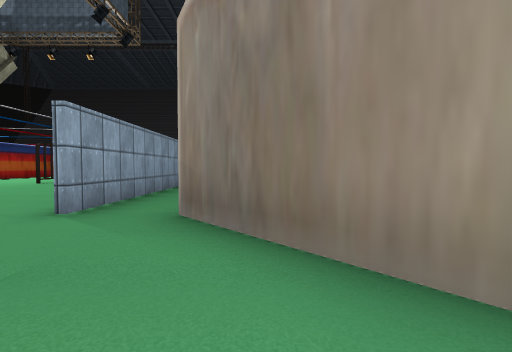
View 1 (above)

24 first-person views from a walk through a scene from a Unity 3-D project. The camera is 1.2 m above the floor, tilts 2° down and sees 90° across. The floor is counted in squares, 2 m on a side. Each view is taken from the middle of a square. On the plan, view 1 faces up. The plan holds only what a view shows up to about 9 squares ahead; the rest is blank. The place goes on beyond the plan. Some surface patterns are stand-ins.

View 2
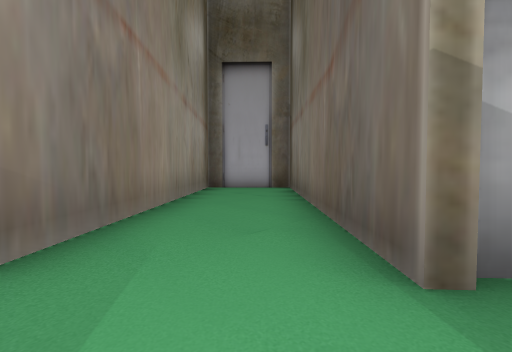

View 3
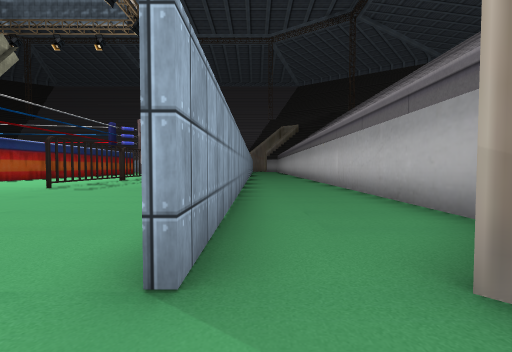

View 4
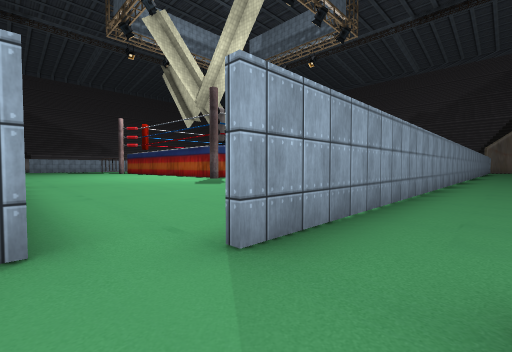

View 5
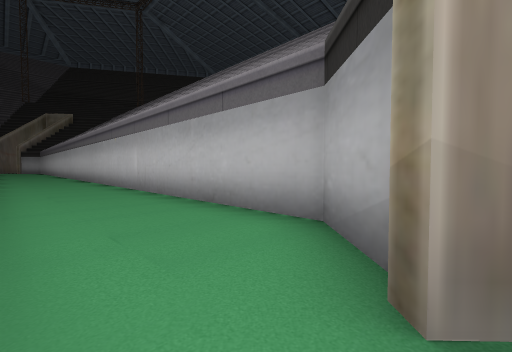

View 6
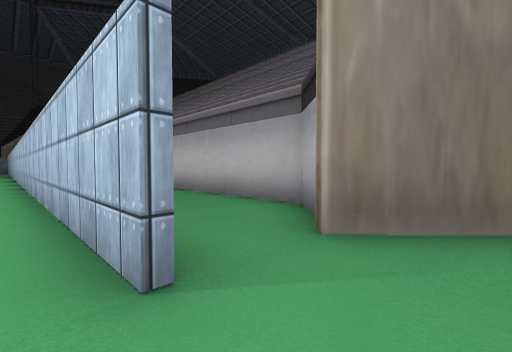

View 7
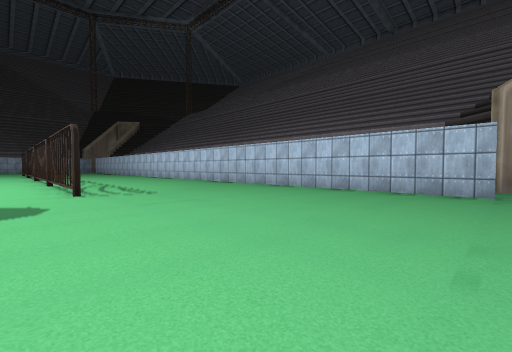

View 8
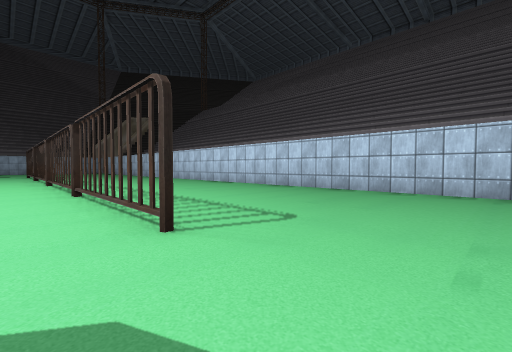

View 9
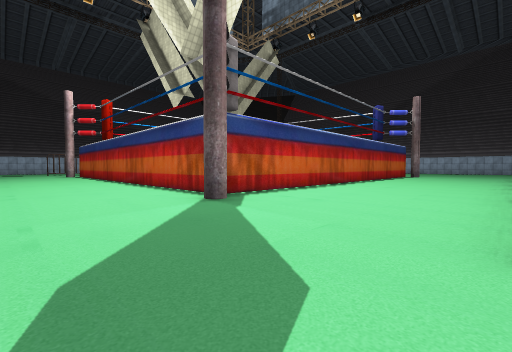

View 10
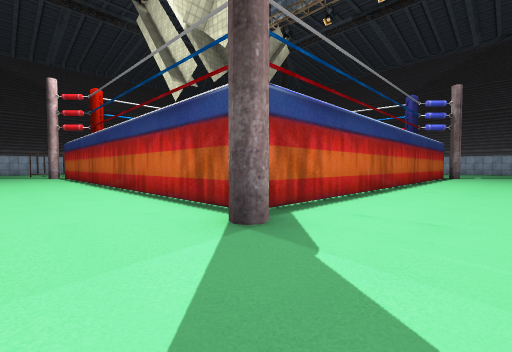

View 11
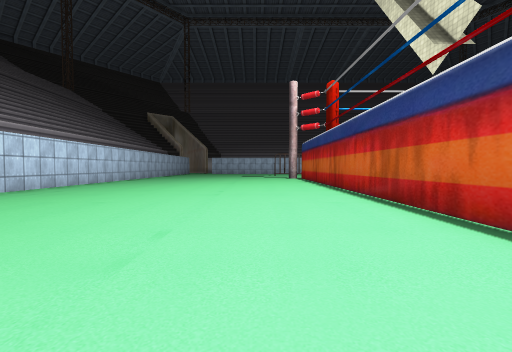

View 12
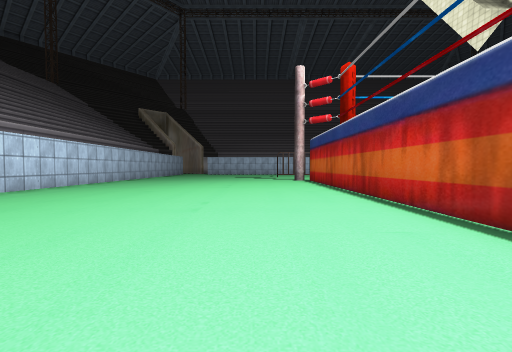

View 13
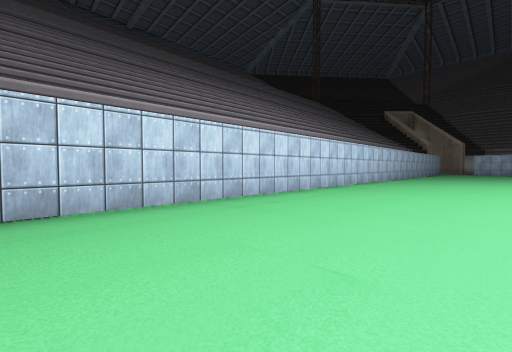

View 14
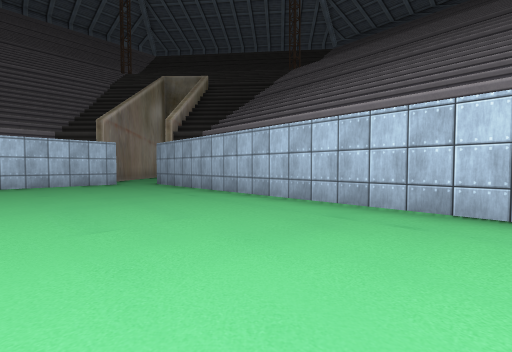

View 15
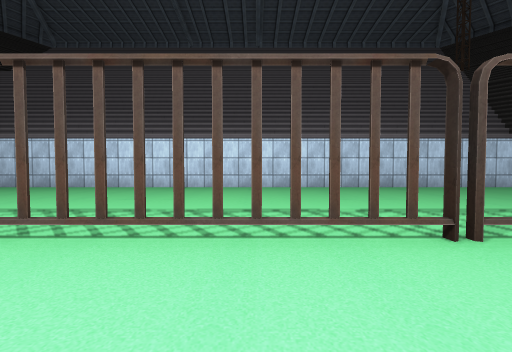

View 16
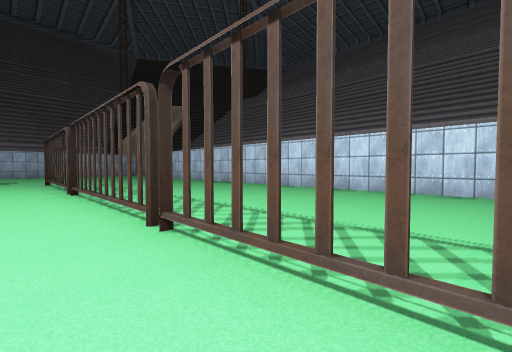

View 17
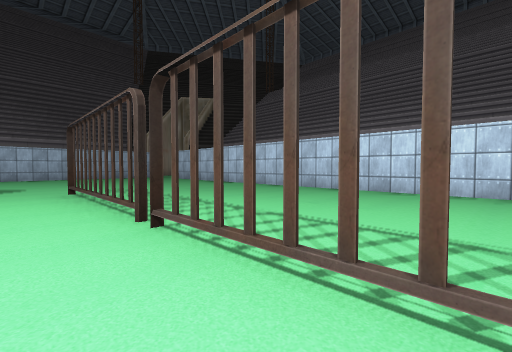

View 18
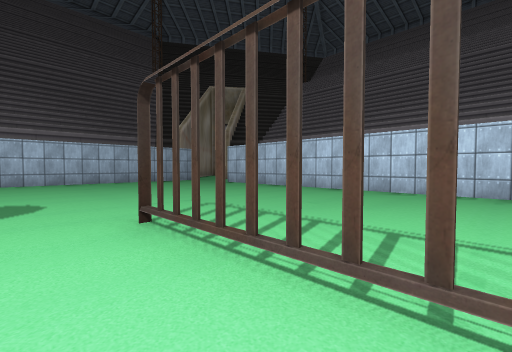

View 19
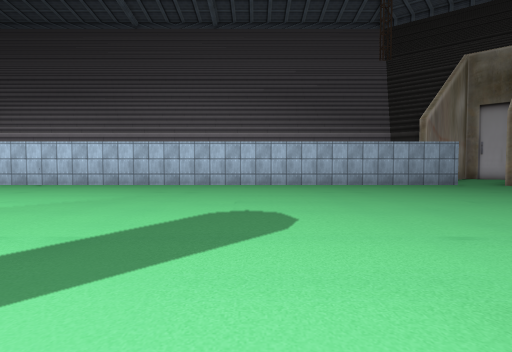

View 20
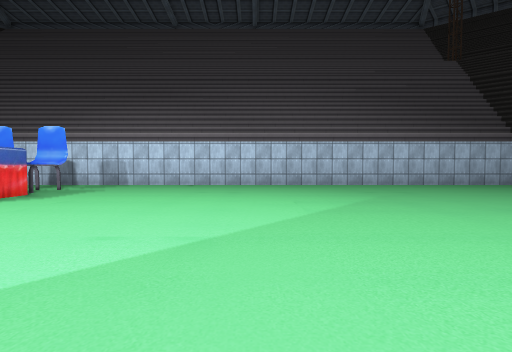

View 21
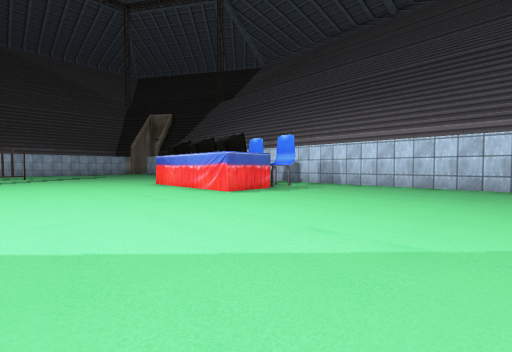

View 22
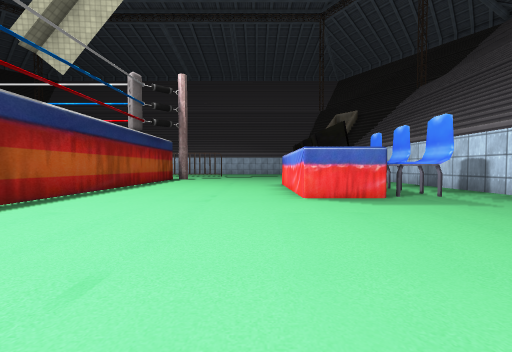

View 23
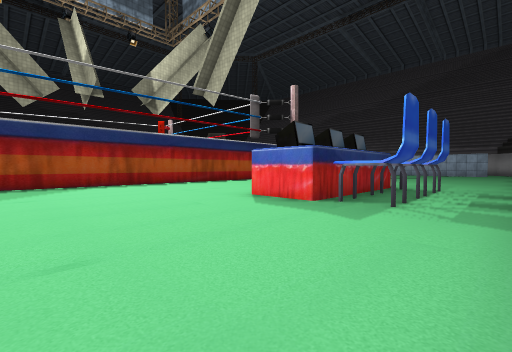

View 24
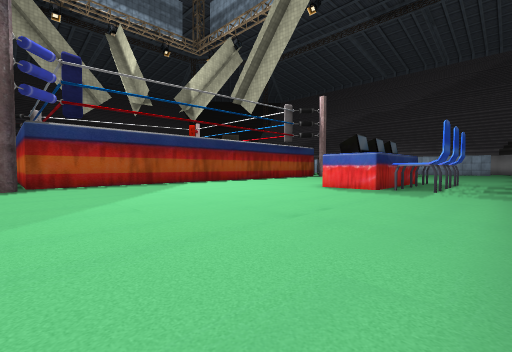

### Floor plan
Key: @ floor where view 1 was taken; # wall or solid block; x gap in a wall; . floor; C chair.
Columns run from 24 left of view 1 to 3 right of it. Each row starts with its distance up from view 1.
 34  #####################..
 33 ........................#
 32 ..CC.C.................
 31 .CCCCC................
 30    ###................
 29  #####................#
 28 ......................#
 27 ......................#
 26 ............. ........#
 25 ............#  .x.....#
 24  ###########.  .x.....#
 23            #   .#.....#
 22            #   .......#
 21            #   .......#
 20              ...x.....#
 19             ....x.....#
 18            #..........#
 17            #....x.....#
 16            #....#.....#
 15            #....x.....#.
 14            #....#.....#..
 13            #..........#..#
 12            #....#.....#..#
 11 #############...x.....#..#
 10 ............#.........#..#
  9 ................#.....#..#
  8 ......................#..#
  7 ......................#..#
  6 ......................#..#
  5 ......................#..#
  4 ......................#.##
  3 ........................##
  2 #####################...##
  1                     ###..##
  0                       ##@.##
 -1                        #...#
 -2                        ##..#
 -3                         ####

Where each view was taken, in squares from view 1:
view 1: 0 up, 0 right, facing up
view 2: 3 up, 3 left, facing down-right
view 3: 2 up, 2 left, facing up
view 4: 2 up, 1 left, facing up-left
view 5: 3 up, 2 left, facing up-right
view 6: 2 up, 3 left, facing up-right
view 7: 3 up, 9 left, facing up-right
view 8: 7 up, 9 left, facing up-right
view 9: 7 up, 8 left, facing up-left
view 10: 8 up, 10 left, facing up-left
view 11: 8 up, 13 left, facing left
view 12: 8 up, 15 left, facing left
view 13: 6 up, 12 left, facing down-left
view 14: 6 up, 12 left, facing down-right
view 15: 15 up, 10 left, facing right
view 16: 15 up, 9 left, facing up-right
view 17: 19 up, 9 left, facing up-right
view 18: 23 up, 9 left, facing up-right
view 19: 25 up, 9 left, facing up
view 20: 25 up, 14 left, facing up
view 21: 25 up, 14 left, facing up-left
view 22: 28 up, 14 left, facing left
view 23: 33 up, 15 left, facing down-left
view 24: 33 up, 12 left, facing down-left
